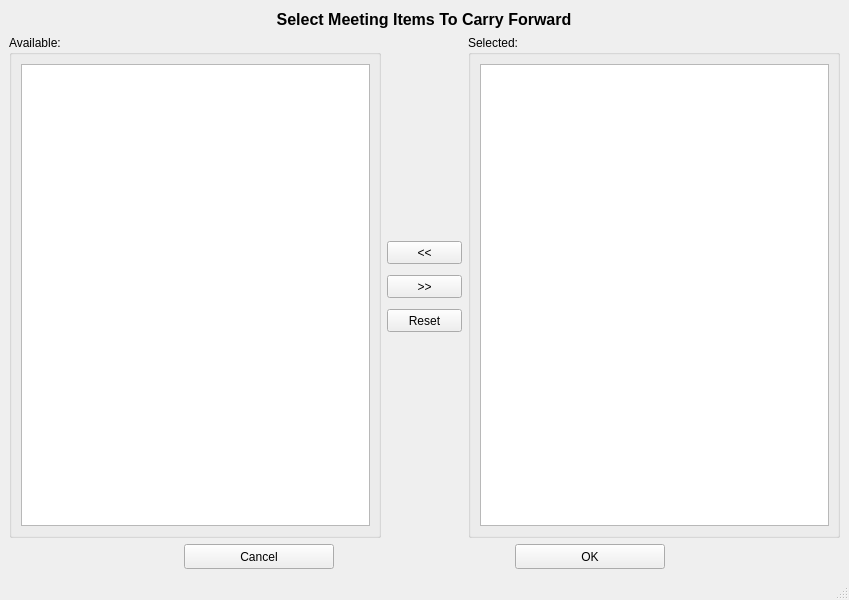
<?xml version="1.0" encoding="UTF-8"?>
<ui version="4.0">
 <class>MainWindow</class>
 <widget class="QMainWindow" name="MainWindow">
  <property name="geometry">
   <rect>
    <x>0</x>
    <y>0</y>
    <width>849</width>
    <height>600</height>
   </rect>
  </property>
  <property name="minimumSize">
   <size>
    <width>849</width>
    <height>600</height>
   </size>
  </property>
  <property name="windowTitle">
   <string>Meeting Memo Capture</string>
  </property>
  <widget class="QWidget" name="centralwidget">
   <layout class="QHBoxLayout" name="horizontalLayout_3">
    <item>
     <layout class="QVBoxLayout" name="verticalLayout_4">
      <item alignment="Qt::AlignHCenter">
       <widget class="QLabel" name="lblHeader">
        <property name="minimumSize">
         <size>
          <width>350</width>
          <height>20</height>
         </size>
        </property>
        <property name="maximumSize">
         <size>
          <width>350</width>
          <height>20</height>
         </size>
        </property>
        <property name="font">
         <font>
          <pointsize>12</pointsize>
          <weight>75</weight>
          <bold>true</bold>
         </font>
        </property>
        <property name="text">
         <string>Select Meeting Items To Carry Forward</string>
        </property>
        <property name="alignment">
         <set>Qt::AlignCenter</set>
        </property>
       </widget>
      </item>
      <item>
       <layout class="QHBoxLayout" name="horizontalLayout_2">
        <item>
         <widget class="QGroupBox" name="groupBox">
          <property name="title">
           <string>Available:</string>
          </property>
          <layout class="QVBoxLayout" name="verticalLayout_2">
           <item>
            <widget class="QListWidget" name="lstAvailable">
             <property name="minimumSize">
              <size>
               <width>349</width>
               <height>445</height>
              </size>
             </property>
            </widget>
           </item>
          </layout>
         </widget>
        </item>
        <item>
         <layout class="QVBoxLayout" name="verticalLayout">
          <item>
           <spacer name="verticalSpacer_3">
            <property name="orientation">
             <enum>Qt::Vertical</enum>
            </property>
            <property name="sizeHint" stdset="0">
             <size>
              <width>20</width>
              <height>40</height>
             </size>
            </property>
           </spacer>
          </item>
          <item>
           <widget class="QPushButton" name="btnRemove">
            <property name="minimumSize">
             <size>
              <width>75</width>
              <height>23</height>
             </size>
            </property>
            <property name="maximumSize">
             <size>
              <width>75</width>
              <height>23</height>
             </size>
            </property>
            <property name="text">
             <string>&lt;&lt;</string>
            </property>
           </widget>
          </item>
          <item>
           <spacer name="verticalSpacer">
            <property name="orientation">
             <enum>Qt::Vertical</enum>
            </property>
            <property name="sizeType">
             <enum>QSizePolicy::Fixed</enum>
            </property>
            <property name="sizeHint" stdset="0">
             <size>
              <width>20</width>
              <height>5</height>
             </size>
            </property>
           </spacer>
          </item>
          <item>
           <widget class="QPushButton" name="btnAdd">
            <property name="minimumSize">
             <size>
              <width>75</width>
              <height>23</height>
             </size>
            </property>
            <property name="maximumSize">
             <size>
              <width>75</width>
              <height>23</height>
             </size>
            </property>
            <property name="text">
             <string>&gt;&gt;</string>
            </property>
           </widget>
          </item>
          <item>
           <spacer name="verticalSpacer_2">
            <property name="orientation">
             <enum>Qt::Vertical</enum>
            </property>
            <property name="sizeType">
             <enum>QSizePolicy::Fixed</enum>
            </property>
            <property name="sizeHint" stdset="0">
             <size>
              <width>20</width>
              <height>5</height>
             </size>
            </property>
           </spacer>
          </item>
          <item>
           <widget class="QPushButton" name="btnReset">
            <property name="minimumSize">
             <size>
              <width>75</width>
              <height>23</height>
             </size>
            </property>
            <property name="maximumSize">
             <size>
              <width>75</width>
              <height>23</height>
             </size>
            </property>
            <property name="text">
             <string>Reset</string>
            </property>
           </widget>
          </item>
          <item>
           <spacer name="verticalSpacer_4">
            <property name="orientation">
             <enum>Qt::Vertical</enum>
            </property>
            <property name="sizeHint" stdset="0">
             <size>
              <width>20</width>
              <height>40</height>
             </size>
            </property>
           </spacer>
          </item>
         </layout>
        </item>
        <item>
         <widget class="QGroupBox" name="groupBox_2">
          <property name="title">
           <string>Selected:</string>
          </property>
          <layout class="QVBoxLayout" name="verticalLayout_3">
           <item>
            <widget class="QListWidget" name="lstSelected">
             <property name="minimumSize">
              <size>
               <width>349</width>
               <height>445</height>
              </size>
             </property>
            </widget>
           </item>
          </layout>
         </widget>
        </item>
       </layout>
      </item>
      <item>
       <layout class="QHBoxLayout" name="horizontalLayout">
        <item>
         <widget class="QPushButton" name="btnCancel">
          <property name="minimumSize">
           <size>
            <width>150</width>
            <height>25</height>
           </size>
          </property>
          <property name="maximumSize">
           <size>
            <width>150</width>
            <height>25</height>
           </size>
          </property>
          <property name="layoutDirection">
           <enum>Qt::LeftToRight</enum>
          </property>
          <property name="text">
           <string>Cancel</string>
          </property>
         </widget>
        </item>
        <item>
         <widget class="QPushButton" name="btnOK">
          <property name="minimumSize">
           <size>
            <width>150</width>
            <height>25</height>
           </size>
          </property>
          <property name="maximumSize">
           <size>
            <width>150</width>
            <height>25</height>
           </size>
          </property>
          <property name="text">
           <string>OK</string>
          </property>
         </widget>
        </item>
       </layout>
      </item>
     </layout>
    </item>
   </layout>
  </widget>
  <widget class="QMenuBar" name="menubar">
   <property name="geometry">
    <rect>
     <x>0</x>
     <y>0</y>
     <width>849</width>
     <height>21</height>
    </rect>
   </property>
  </widget>
  <widget class="QStatusBar" name="statusbar"/>
 </widget>
 <resources/>
 <connections/>
</ui>
